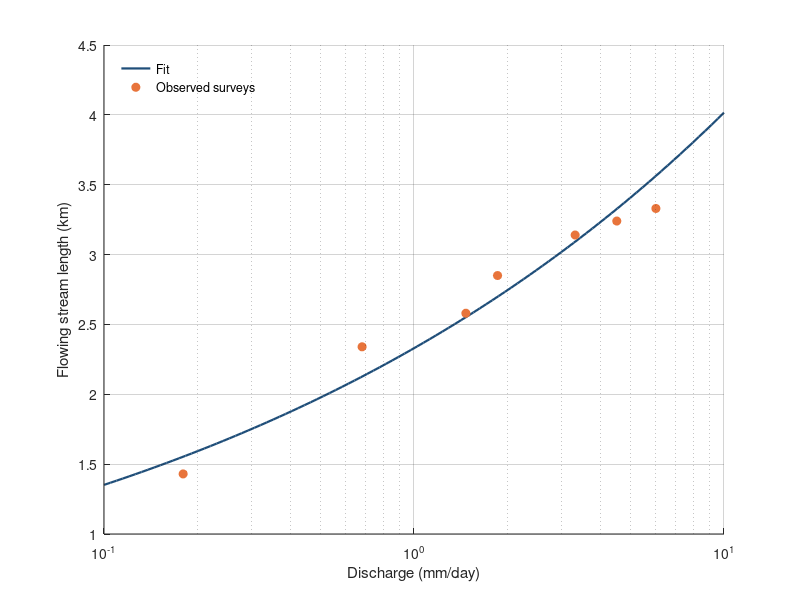

Write MATLAB code to recreate this figure.
% Stream length vs discharge (expansion and contraction of the network)
% Chapter 4 draft; data supplied by the chapter author (figs/fig12.csv)
% Run: run stream_length_discharge.m  ->  figure_matlab.png (works in MATLAB and GNU Octave)
clear; close all;

fid = fopen('fig12.csv'); fgetl(fid);
C = textscan(fid, '%s%f%f%f%f%f%f', 'Delimiter', ',', 'EmptyValue', NaN); fclose(fid);
a.record_type = C{1};
a.survey_date_MMDD = C{2};
a.discharge_mm_per_d = C{3};
a.stream_length_obs_km = C{4};
a.stream_length_fit_km = C{5};
a.drainage_density = C{6};
a.exceedance_prob_pct = C{7};
a.record_type = strrep(a.record_type, '"', '');

figure('Visible', 'off', 'Position', [100 100 700 500], 'Color', 'w');
subplot(1, 1, 1); hold on;

w = strcmp(a.record_type, 'fit');
h0 = plot(a.discharge_mm_per_d(w), a.stream_length_fit_km(w), '-', 'Color', [0.122, 0.306, 0.475], 'LineWidth', 1.6);

w = strcmp(a.record_type, 'observation');
h1 = plot(a.discharge_mm_per_d(w), a.stream_length_obs_km(w), 'o', 'MarkerFaceColor', [0.91, 0.455, 0.231], 'MarkerEdgeColor', [0.91, 0.455, 0.231], 'MarkerSize', 6, 'LineStyle', 'none');
set(gca, 'XScale', 'log');
xlabel('Discharge (mm/day)');
ylabel('Flowing stream length (km)');
box off; grid on; set(gca, 'GridAlpha', 0.2, 'Layer', 'top');
legend([h0, h1], {'Fit', 'Observed surveys'}, 'Location', 'northwest'); legend boxoff;

print('-dpng', '-r150', 'figure_matlab.png');
